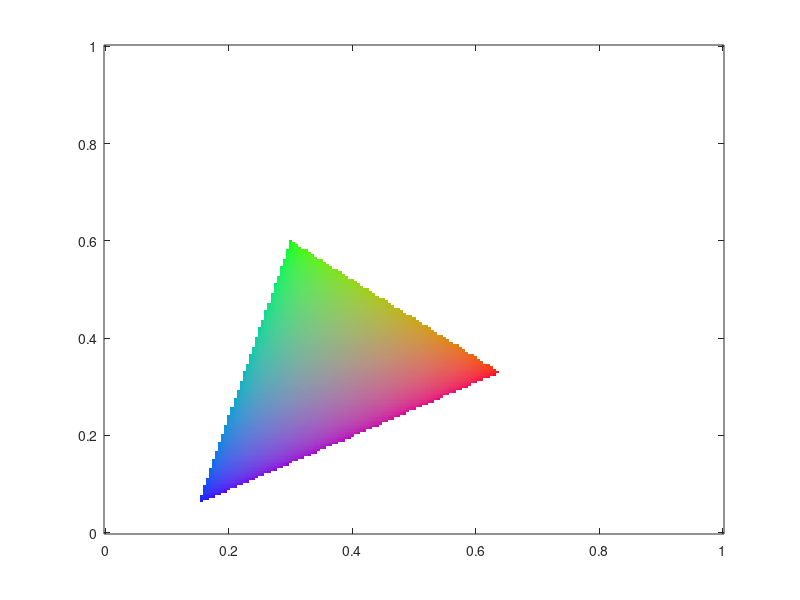

Reproduce this figure in MATLAB. (Note: this script raises an error after producing the figure.)
% Section 5 %

close all;
clear all;

[x, y] = meshgrid(0:0.005:1);
z = 1 - y - x;

RGB_709 = [0.64 0.3 0.15;0.33 0.6 0.06;0.03 0.1 0.79];
M_709 = RGB_709 * eye(3);

[m, n] = size(x);
XYZ = zeros(m,n,3);

XYZ(:,:,1) = x;
XYZ(:,:,2) = y;
XYZ(:,:,3) = z;

rgb = zeros(m,n,3);

for p = 1:m
	for q = 1:n
		rgb(p,q,:) = M_709 \ permute(XYZ(p,q,:), [1 3 2])';
		if any(rgb(p,q,:) < 0)
			rgb(p,q,:) = [1, 1, 1];
		end
	end
end

gc_rgb = zeros(m,n,3);
gc_rgb = ((rgb).^(1/2.2));

figure(1);
image([0:0.005:1], [0:0.005:1], gc_rgb);
axis('xy');
hold on;

data = load('data.mat');
x0 = data.x;
y0 = data.y;
z0 = data.z;

x1 = x0(:) ./ (x0(:) + y0(:) + z0(:));
y1 = y0(:) ./ (x0(:) + y0(:) + z0(:));
plot(x1, y1, 'r-');
print('-dpng', '-r300', '../report/color.png');
